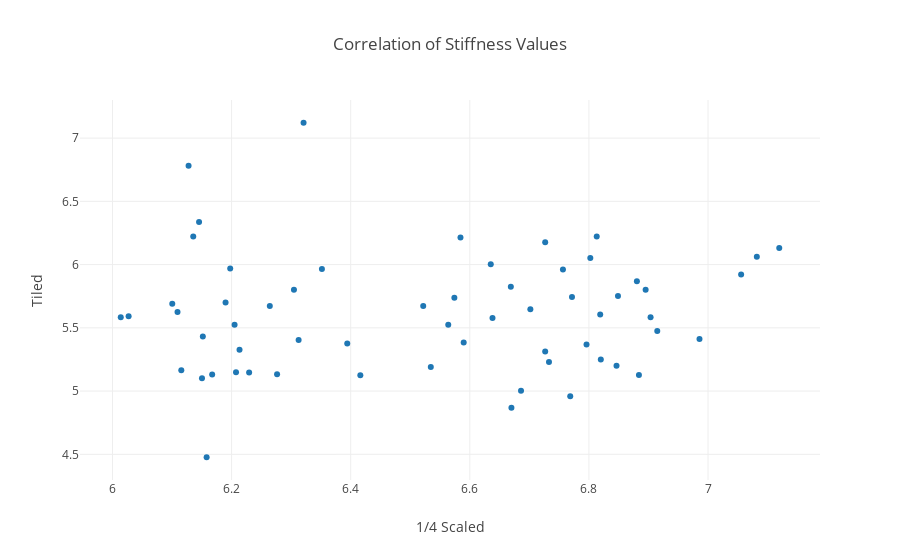

Notebook code cell kept with this figure:
### Code cell
trace = go.Scatter(x=df1['Stiffness (log (E actual) PA)'], y=df2['Stiffness (log (E actual) PA)'], mode="markers")
data = [trace]
layout = go.Layout(title="Correlation of Stiffness Values", xaxis=dict(title="1/4 Scaled"), yaxis=dict(title="Tiled"))
iplot({"data": data, "layout": layout})
